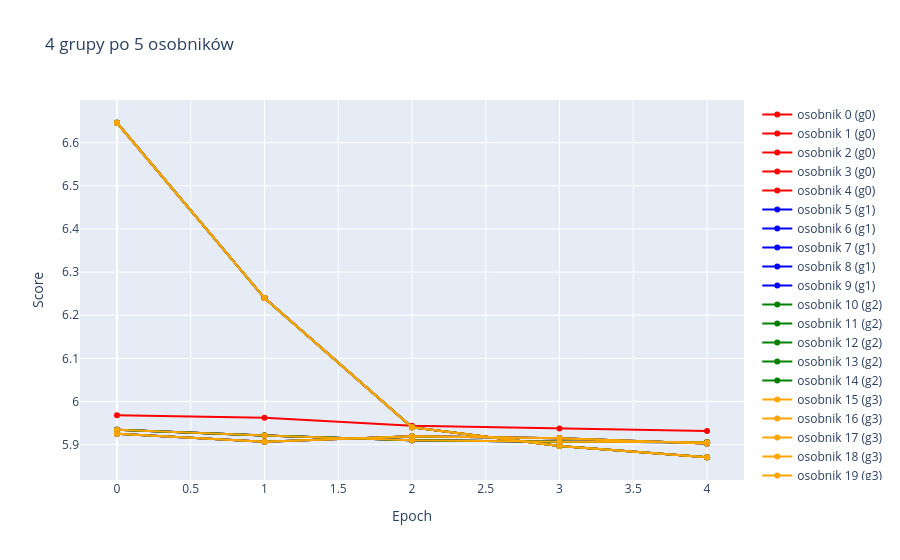

Source (notebook cell):
### Code cell
import pandas as pd
import re
import plotly.graph_objects as go

def parse_tensor(x):
    if isinstance(x, str):
        m = re.search(r"tensor\(([-+]?\d*\.?\d+)\)", x)
        if m:
            return float(m.group(1))
    return float(x)

df = pd.read_csv("/home/piotr/repos/magisterka/outputs/run_20260501T223303/epochs.csv")
df["score"] = df["score"].apply(parse_tensor)

fig = go.Figure()

osobniki = sorted(df["osobnik"].unique())

# przypisz grupy: 0,1,2,3 (po 5 elementów)
group_map = {os: i // 5 for i, os in enumerate(osobniki)}

colors = ["red", "blue", "green", "orange"]

for osobnik, group in df.groupby("osobnik"):
    g = group_map[osobnik]
    color = colors[g]

    fig.add_trace(go.Scatter(
        x=group["epoch"],
        y=group["score"],
        mode="lines+markers",
        line=dict(color=color),
        marker=dict(color=color),
        name=f"osobnik {osobnik} (g{g})"
    ))

fig.update_layout(
    title="4 grupy po 5 osobników",
    xaxis_title="Epoch",
    yaxis_title="Score"
)

fig.show(config={"scrollZoom": True})
fig.write_html("wyniki.html", config={"scrollZoom": True})

### Figure 1 — Plotly figure (JSON) as saved in the notebook; plotly's stock layout.template omitted (floating-point values rounded to 4 significant figures)
{"data": [{"line": {"color": "red"}, "marker": {"color": "red"}, "mode": "lines+markers", "name": "osobnik 0 (g0)", "type": "scatter", "x": [0, 1, 2, 3, 4], "y": [5.968, 5.962, 5.944, 5.937, 5.932]}, {"line": {"color": "red"}, "marker": {"color": "red"}, "mode": "lines+markers", "name": "osobnik 1 (g0)", "type": "scatter", "x": [0, 1, 2, 3, 4], "y": [6.646, 6.24, 5.94, 5.896, 5.871]}, {"line": {"color": "red"}, "marker": {"color": "red"}, "mode": "lines+markers", "name": "osobnik 2 (g0)", "type": "scatter", "x": [0, 1, 2, 3, 4], "y": [5.934, 5.921, 5.91, 5.906, 5.905]}, {"line": {"color": "red"}, "marker": {"color": "red"}, "mode": "lines+markers", "name": "osobnik 3 (g0)", "type": "scatter", "x": [0, 1, 2, 3, 4], "y": [5.925, 5.907, 5.919, 5.915, 5.902]}, {"line": {"color": "red"}, "marker": {"color": "red"}, "mode": "lines+markers", "name": "osobnik 4 (g0)", "type": "scatter", "x": [0, 1, 2, 3, 4], "y": [6.646, 6.24, 5.94, 5.896, 5.871]}, {"line": {"color": "blue"}, "marker": {"color": "blue"}, "mode": "lines+markers", "name": "osobnik 5 (g1)", "type": "scatter", "x": [0, 1, 2, 3, 4], "y": [5.934, 5.921, 5.91, 5.906, 5.905]}, {"line": {"color": "blue"}, "marker": {"color": "blue"}, "mode": "lines+markers", "name": "osobnik 6 (g1)", "type": "scatter", "x": [0, 1, 2, 3, 4], "y": [5.925, 5.907, 5.919, 5.915, 5.902]}, {"line": {"color": "blue"}, "marker": {"color": "blue"}, "mode": "lines+markers", "name": "osobnik 7 (g1)", "type": "scatter", "x": [0, 1, 2, 3, 4], "y": [6.646, 6.24, 5.94, 5.896, 5.871]}, {"line": {"color": "blue"}, "marker": {"color": "blue"}, "mode": "lines+markers", "name": "osobnik 8 (g1)", "type": "scatter", "x": [0, 1, 2, 3, 4], "y": [5.934, 5.921, 5.91, 5.906, 5.905]}, {"line": {"color": "blue"}, "marker": {"color": "blue"}, "mode": "lines+markers", "name": "osobnik 9 (g1)", "type": "scatter", "x": [0, 1, 2, 3, 4], "y": [5.925, 5.907, 5.919, 5.915, 5.902]}, {"line": {"color": "green"}, "marker": {"color": "green"}, "mode": "lines+markers", "name": "osobnik 10 (g2)", "type": "scatter", "x": [0, 1, 2, 3, 4], "y": [6.646, 6.24, 5.94, 5.896, 5.871]}, {"line": {"color": "green"}, "marker": {"color": "green"}, "mode": "lines+markers", "name": "osobnik 11 (g2)", "type": "scatter", "x": [0, 1, 2, 3, 4], "y": [5.934, 5.921, 5.91, 5.906, 5.905]}, {"line": {"color": "green"}, "marker": {"color": "green"}, "mode": "lines+markers", "name": "osobnik 12 (g2)", "type": "scatter", "x": [0, 1, 2, 3, 4], "y": [5.925, 5.907, 5.919, 5.915, 5.902]}, {"line": {"color": "green"}, "marker": {"color": "green"}, "mode": "lines+markers", "name": "osobnik 13 (g2)", "type": "scatter", "x": [0, 1, 2, 3, 4], "y": [6.646, 6.24, 5.94, 5.896, 5.871]}, {"line": {"color": "green"}, "marker": {"color": "green"}, "mode": "lines+markers", "name": "osobnik 14 (g2)", "type": "scatter", "x": [0, 1, 2, 3, 4], "y": [5.934, 5.921, 5.91, 5.906, 5.905]}, {"line": {"color": "orange"}, "marker": {"color": "orange"}, "mode": "lines+markers", "name": "osobnik 15 (g3)", "type": "scatter", "x": [0, 1, 2, 3, 4], "y": [5.925, 5.907, 5.919, 5.915, 5.902]}, {"line": {"color": "orange"}, "marker": {"color": "orange"}, "mode": "lines+markers", "name": "osobnik 16 (g3)", "type": "scatter", "x": [0, 1, 2, 3, 4], "y": [6.646, 6.24, 5.94, 5.896, 5.871]}, {"line": {"color": "orange"}, "marker": {"color": "orange"}, "mode": "lines+markers", "name": "osobnik 17 (g3)", "type": "scatter", "x": [0, 1, 2, 3, 4], "y": [5.934, 5.921, 5.91, 5.906, 5.905]}, {"line": {"color": "orange"}, "marker": {"color": "orange"}, "mode": "lines+markers", "name": "osobnik 18 (g3)", "type": "scatter", "x": [0, 1, 2, 3, 4], "y": [5.925, 5.907, 5.919, 5.915, 5.902]}, {"line": {"color": "orange"}, "marker": {"color": "orange"}, "mode": "lines+markers", "name": "osobnik 19 (g3)", "type": "scatter", "x": [0, 1, 2, 3, 4], "y": [6.646, 6.24, 5.94, 5.896, 5.871]}], "layout": {"title": {"text": "4 grupy po 5 osobników"}, "xaxis": {"title": {"text": "Epoch"}}, "yaxis": {"title": {"text": "Score"}}}}
